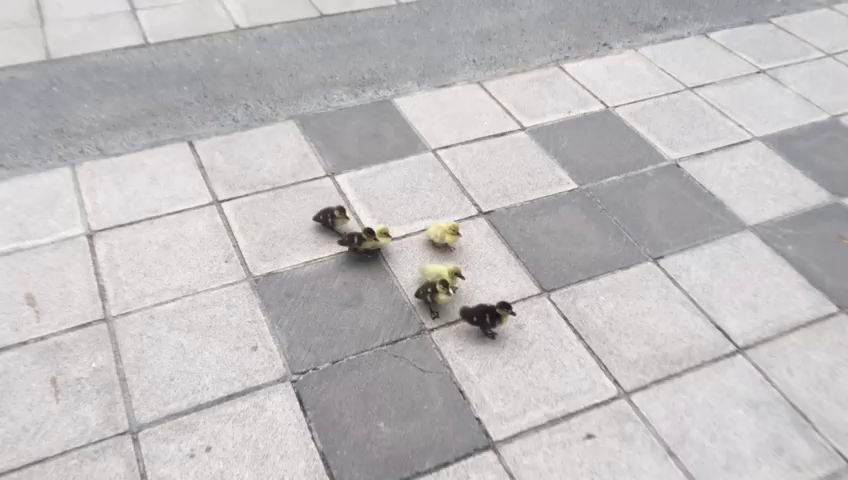
#> input picture computer-vision/duckTracking/calibration/calibration_2/img0.png, 848 x 480 px, given in place of the camera
$ python whiteConvexSegmentation.py
#> lines starting #> are read from the running program, lines starting #| are printed output that depends on the picture; after the words box and inside, x2 and y2 are one past the last pixel; in counts of white or black regions, pixels touching at a corner belong together
#> further down, image is the input picture: shape (480, 848, 3); mean B, G, R 191.2, 190, 193.3
# Segmentates the largest white area in an image, including its inside using convex hull

import cv2
import numpy as np
import imutils
from scipy.spatial import ConvexHull
import time
import matplotlib.pyplot as plt
import skimage
from skimage import measure


def whiteSegmentation(image, hsv_lower, hsv_upper):
    """ Segmentates the largest white area in an image, including its inside using convex hull
    Args:
        image: The input image numpy array
        hsv_lower: The lower HSV values for the white color
        hsv_upper: The upper HSV values for the white color
    Returns:
        whiteSegmentation: The image with the white area segmented
    """
    # Convert the image to HSV
    hsv = cv2.cvtColor(image, cv2.COLOR_BGR2HSV)
#> hsv: shape (480, 848, 3); mean H, S, V 94.3, 7.1, 194.3
    # Create a mask for the white color
    mask = cv2.inRange(hsv, hsv_lower, hsv_upper)
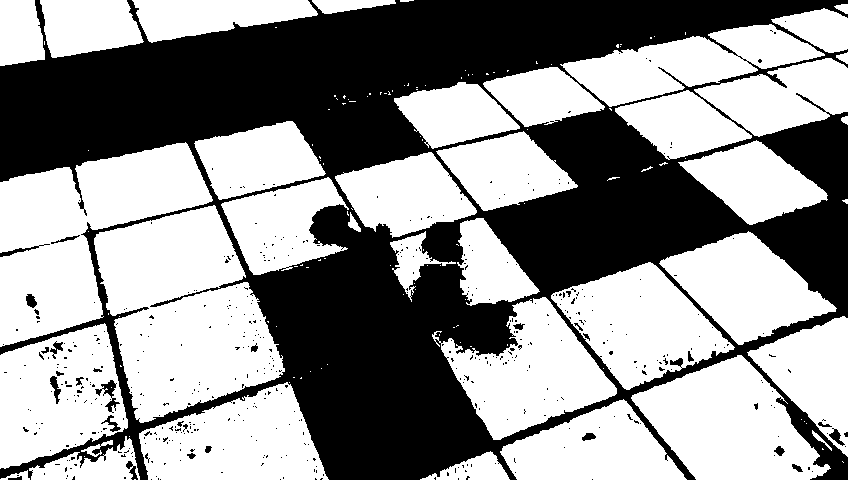
#> mask: shape (480, 848); 56.9% white; 492 black regions (465 under 20 px), largest, box (x1, y1, x2, y2) and area: (0, 0, 848, 480) 172128, (95, 380, 120, 413) 255, (50, 376, 61, 404) 139
    # Apply the mask to the image
    whiteSegmentation = cv2.bitwise_and(image, image, mask=mask)
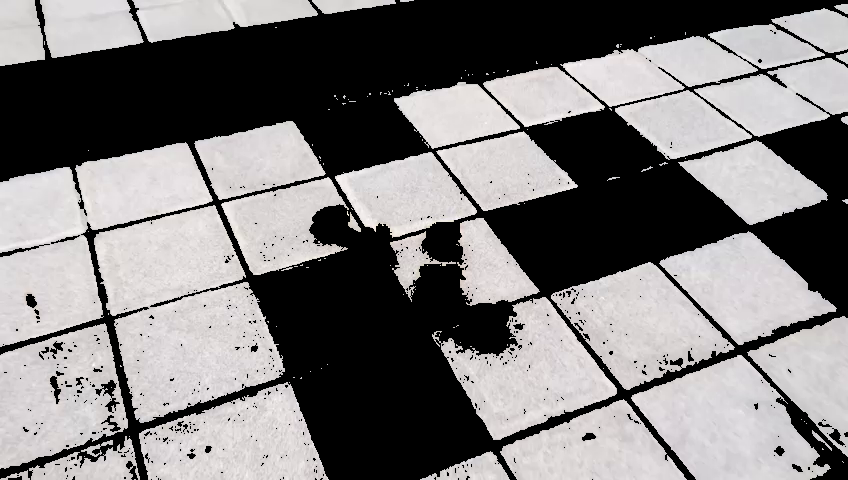
#> whiteSegmentation: shape (480, 848, 3); mean B, G, R 122, 121.7, 124.1

    return whiteSegmentation

def filter_biggest_blob(image):
    """"""
    # convert to binary
    gray = cv2.cvtColor(image, cv2.COLOR_BGR2GRAY)
    _, binary_image = cv2.threshold(gray, 230, 255, cv2.THRESH_BINARY)
    # Generate intermediate image; use morphological closing to keep parts of the brain together
    inter = cv2.morphologyEx(binary_image, cv2.MORPH_CLOSE, cv2.getStructuringElement(cv2.MORPH_ELLIPSE, (5, 5)))

    # Find largest contour in intermediate image
    cnts, _ = cv2.findContours(inter, cv2.RETR_EXTERNAL, cv2.CHAIN_APPROX_NONE)
    cnt = max(cnts, key=cv2.contourArea)

    # Output
    out = np.zeros(binary_image.shape, np.uint8)
    cv2.drawContours(out, [cnt], -1, 255, cv2.FILLED)
    out = cv2.bitwise_and(binary_image, out)
    # [10 lines of commented-out code are left out]
    return out


def filter_biggest_blob(image):
    """"""
    # convert to binary
    gray = cv2.cvtColor(image, cv2.COLOR_BGR2GRAY)
    _, binary_image = cv2.threshold(gray, 230, 255, cv2.THRESH_BINARY)
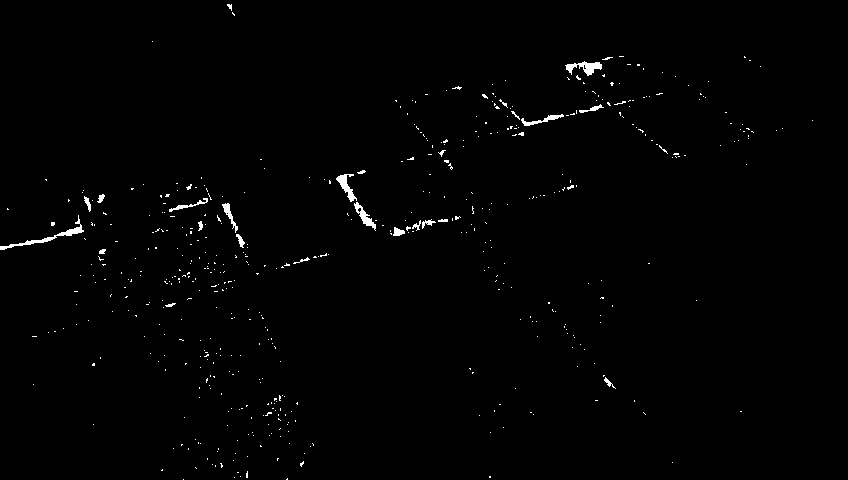
#> binary_image: shape (480, 848); 0.85% white; 514 white regions (489 under 20 px), largest, box (x1, y1, x2, y2) and area: (0, 215, 84, 250) 343, (565, 61, 602, 76) 263, (336, 174, 357, 202) 223
    # Generate intermediate image; use morphological closing to keep parts of the brain together
    inter = cv2.morphologyEx(binary_image, cv2.MORPH_CLOSE, cv2.getStructuringElement(cv2.MORPH_ELLIPSE, (5, 5)))
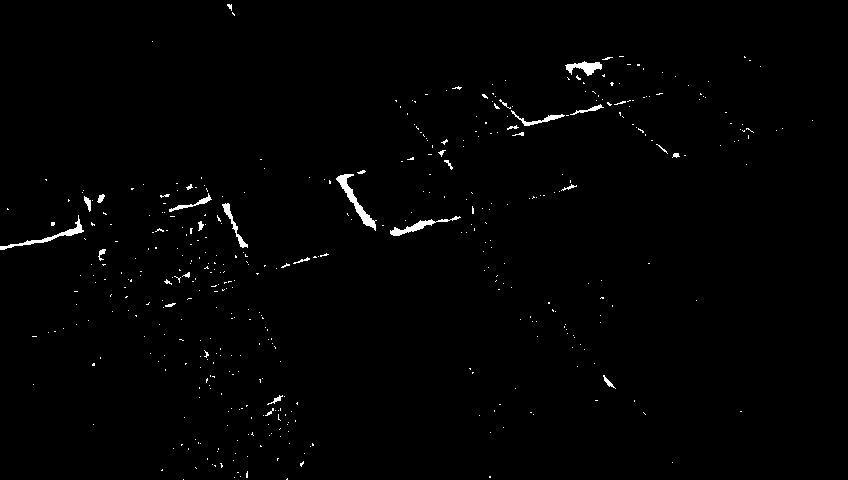
#> inter: shape (480, 848); 0.96% white; 447 white regions (415 under 20 px)

    # Find largest contour in intermediate image+
    cnts, _ = cv2.findContours(inter, cv2.RETR_EXTERNAL, cv2.CHAIN_APPROX_NONE)
#> cnts = 447 contours, 433 with area under 20; largest, box (x1, y1, x2, y2) and area: (336, 174, 377, 231) 402, (0, 215, 84, 250) 264, (390, 216, 461, 236) 249, (565, 61, 602, 76) 235, (222, 203, 248, 248) 162
    cnt = max(cnts, key=cv2.contourArea)
#> cnt = contour of 149 points, box (x1, y1, x2, y2) (336, 174, 377, 231), area 402

    # Output
    out = np.zeros(binary_image.shape, np.uint8)
    cv2.drawContours(out, [cnt], -1, 255, cv2.FILLED)
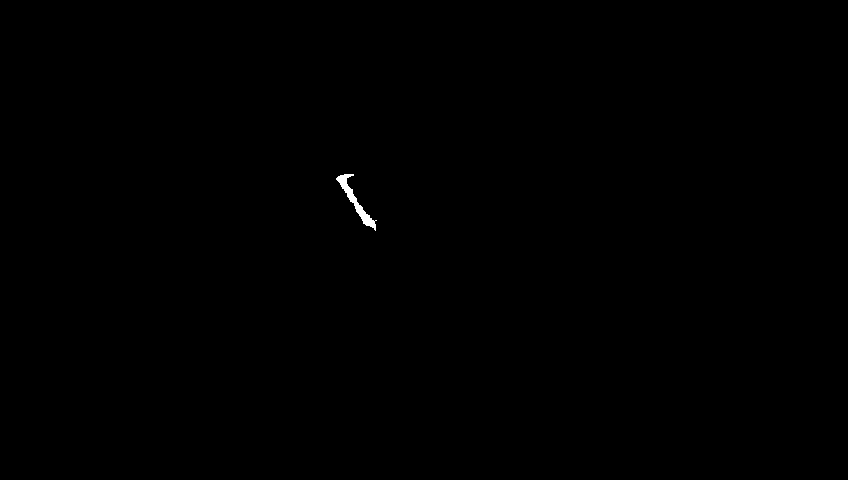
#> out: shape (480, 848); 0.12% white; 1 white region, box (x1, y1, x2, y2) and area: (336, 174, 377, 231) 478
    out = cv2.bitwise_and(binary_image, out)
#> out: shape (480, 848); 0.1% white; 3 white regions (1 under 20 px), largest, box (x1, y1, x2, y2) and area: (336, 174, 357, 202) 223, (354, 202, 376, 231) 197
    # [10 lines of commented-out code are left out]
    return out

if __name__ == "__main__":
    # Load the image
    cap = cv2.VideoCapture(0)
    # Define the lower and upper HSV values for white
    hsv_lower = np.array([0, 0, 200])
    hsv_upper = np.array([180, 25, 255])
    # Segmentate the white area in the image
    ret, image = cap.read()
    while ret:
        print("Starting segmentation")
        start_time = time.time()
        segmentation_image = whiteSegmentation(image, hsv_lower, hsv_upper)
        contour_image = filter_biggest_blob(segmentation_image)

        print(f"Segmentation took {time.time() - start_time} seconds")
        # Show both images in same window
        cv2.imshow("Original Image", image)
        cv2.imshow("White Segmentation", segmentation_image)
        cv2.imshow("Biggest Contour", contour_image)
        if cv2.waitKey(1) & 0xFF == ord("q"):
#> (key q is pressed here)
            break
        ret, image = cap.read()
    cv2.destroyAllWindows()
    cap.release()
